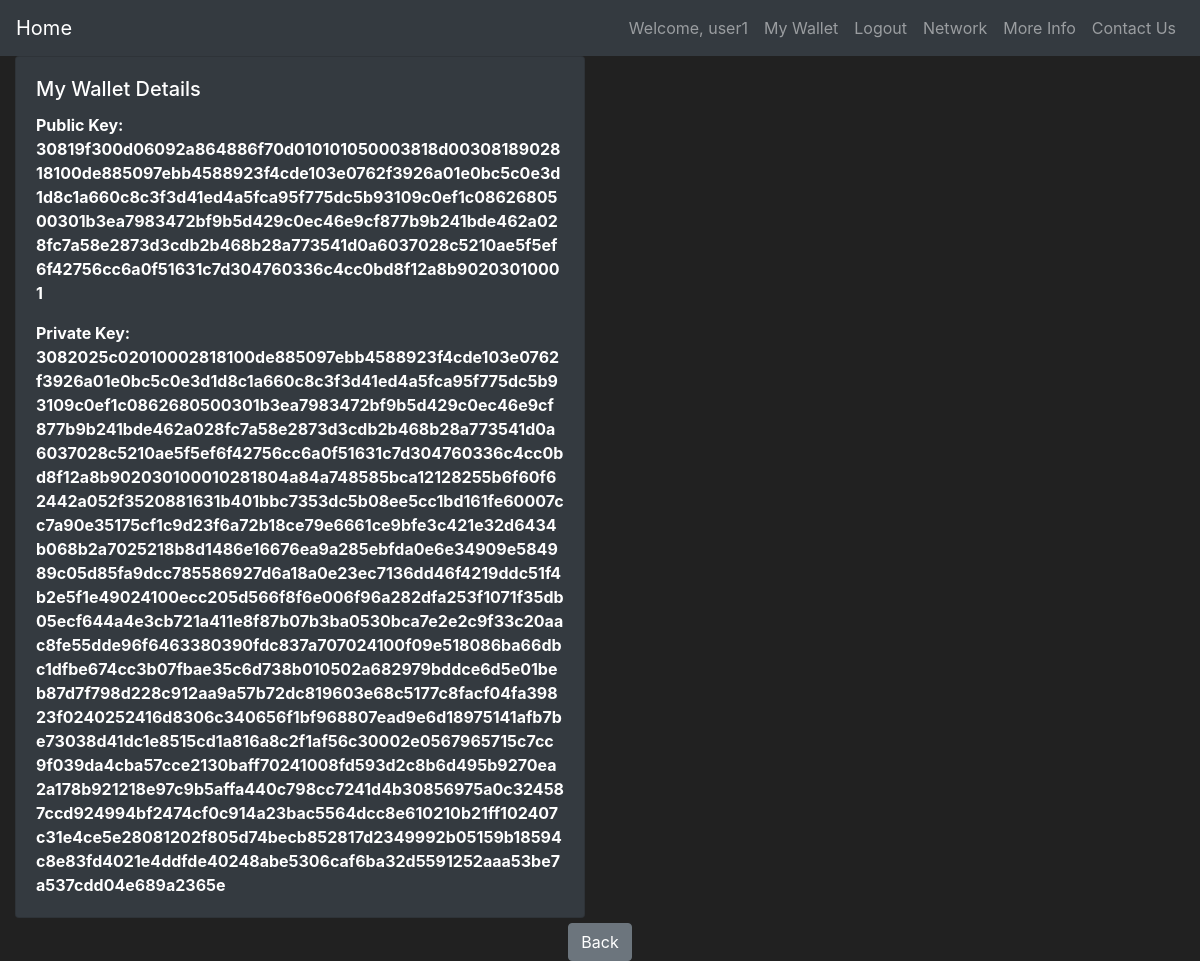
Page /wallet_page (signed in) on the committed database.
### requirement_chain/models.py (models this page shows, shortened)
class User(db.Model, UserMixin):
    id   = db.Column(db.Integer(), primary_key=True, )
    username =  db.Column(db.String(length=30), nullable=False, unique=True)
    email_address = db.Column(db.String(length=50), nullable=False, unique=True)
    password_hash = db.Column(db.String(length=60), nullable=False)
    public_key    = db.Column(db.String())
    private_key   = db.Column(db.String())
    @property
    def password(self):
        return self.password
    @property
    def privatekey(self):
        return self.privatekey

### requirement_chain/node.py (the view)
@app.route("/wallet_page")
@login_required
def wallet_page():
    return render_template("my_wallet.html")

### requirement_chain/models.py (called while the page is built)
@login_manager.user_loader
def load_user(user_id):
    return User.query.get(int(user_id))

### requirement_chain/templates/my_wallet.html (shortened to what this page needs)
{%extends "base.html"%}
{% block content %}
<body class="text-center">
    <div class="col-md-6">
        <div style="margin-bottom: 5px" class="card text-left bg-dark">
            <div class="card-body">
                <h5 class="card-title">My Wallet Details</h5>
                <p class="card-text"><strong>
                    Public Key: {{ current_user.public_key }}
                </strong></p>
                <p class="card-text"><strong>
                    Private Key: {{ current_user.private_key }}
                </strong></p>
            </div>
        </div>
    </div>
<a class="btn btn-secondary" href="{{ url_for('requirement_page') }}">Back</a>
</body>
{% endblock %}

### requirement_chain/templates/base.html (shortened to what this page needs)
<!doctype html>
<html lang="en">
    <head>
        <link rel="stylesheet" href="https://cdn.jsdelivr.net/npm/bootstrap@4.5.3/dist/css/bootstrap.min.css">
    </head>
    <body>
        <nav class="navbar navbar-expand-md navbar-dark bg-dark">
            <a class="navbar-brand" href= "{{ url_for('home_page') }}">Home</a>
            <div class="collapse navbar-collapse" id="navbarNav">
                {% if current_user.is_authenticated %}
                    <ul class="navbar-nav ml-auto">
                        <li class="nav-item">
                            <a class="nav-link"> Welcome, {{ current_user.username }}</a>
                        </li>
                        <li class="nav-item">
                            <a class="nav-link" href="{{url_for('wallet_page')}}">My Wallet</a>
                        </li>
                        <li class="nav-item">
                            <a class="nav-link" href="{{ url_for('logout_page') }}">Logout</a>
                        </li>
                        <li class="nav-item">
                            <a class="nav-link" href="{{ url_for('add_node_page')}}">Network</a>
                        </li>
                        <li class="nav-item">
                            <a class="nav-link" href="{{ url_for('more_info_page') }}">More Info</a>
                        </li>
                        <li class="nav-item">
                            <a class="nav-link" href="{{ url_for('contact_us_page') }}">Contact Us</a>
                        </li>
                    </ul>
                {% endif %}
            </div>
        </nav>
        {% block content %}
        {% endblock %}
    </body>
</html>

### requirement_chain/templates/base.html (style rules this page uses)
body { background-color: #212121; color: white }

### rows in the picture
User: username "user1", public_key "30819f300d06092a864886f70d010101050003818d0030818902818100de885097ebb4588923f4cde103e0762f3926a01e0bc5c0e3d1d8c1a660c8c3f3d41ed4a5fca95f775dc5b93109c0ef1c0862680500301b3ea7983472bf9b5d429c0ec46e9cf877b9b241bde462a028fc7a58e2873d3cdb2b468b28a773541d0a6037028c5210ae5f5ef6f42756cc6a0f51631c7d304760336c4cc0bd8f12a8b90203010001", private_key "3082025c02010002818100de885097ebb4588923f4cde103e0762f3926a01e0bc5c0e3d1d8c1a660c8c3f3d41ed4a5fca95f775dc5b93109c0ef1c0862680500301b3ea7983472bf9b5d429c0ec46e9cf877b9b241bde462a028fc7a58e2873d3cdb2b468b28a773541d0a6037028c5210ae5f5ef6f42756cc6a0f51631c7d304760336c4cc0bd8f12a8b902030100010281804a84a748585bca12128255b6f60f62442a052f3520881631b401bbc7353dc5b08ee5cc1bd161fe60007cc7a90e35175cf1c9d23f6a72b18ce79e6661ce9bfe3c421e32d6434b068b2a7025218b8d1486e16676ea9a285ebfda0e6e34909e584989c05d85fa9dcc785586927d6a18a0e23ec7136dd46f4219ddc51f4b2e5f1e49024100ecc205d566f8f6e006f96a282dfa253f1071f35db05ecf644a4e3cb721a411e8f87b07b3ba0530bca7e2e2c9f33c20aac8fe55dde96f6463380390fdc837a707024100f09e518086…"
